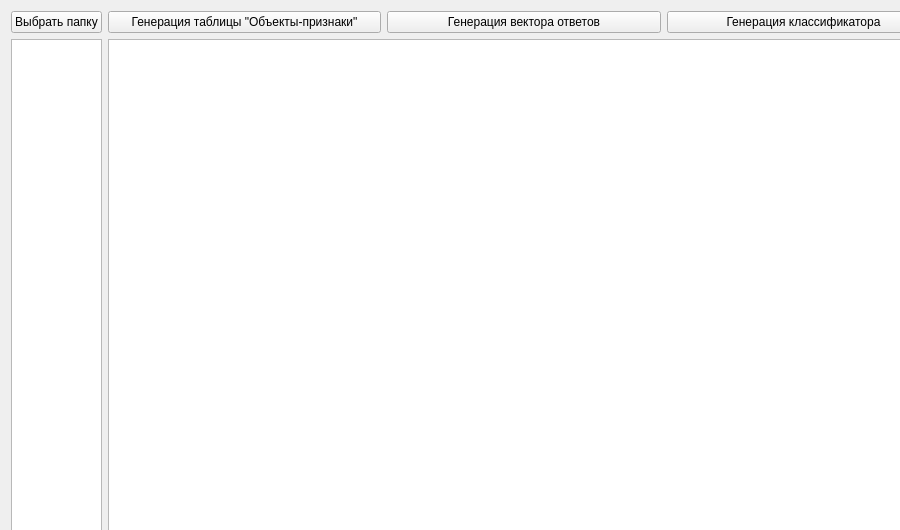
<?xml version="1.0" encoding="UTF-8"?>
<ui version="4.0">
 <class>Widget</class>
 <widget class="QWidget" name="Widget">
  <property name="geometry">
   <rect>
    <x>0</x>
    <y>0</y>
    <width>900</width>
    <height>530</height>
   </rect>
  </property>
  <property name="windowTitle">
   <string>Widget</string>
  </property>
  <widget class="QWidget" name="gridLayoutWidget">
   <property name="geometry">
    <rect>
     <x>0</x>
     <y>0</y>
     <width>951</width>
     <height>631</height>
    </rect>
   </property>
   <layout class="QGridLayout" name="GL_form">
    <item row="0" column="0">
     <widget class="QPushButton" name="PB_Open">
      <property name="text">
       <string>Выбрать папку</string>
      </property>
     </widget>
    </item>
    <item row="1" column="0">
     <widget class="QListWidget" name="LW_images">
      <property name="sizePolicy">
       <sizepolicy hsizetype="Ignored" vsizetype="Expanding">
        <horstretch>0</horstretch>
        <verstretch>0</verstretch>
       </sizepolicy>
      </property>
     </widget>
    </item>
    <item row="1" column="3">
     <widget class="ImageView" name="GV_main">
      <property name="sizePolicy">
       <sizepolicy hsizetype="MinimumExpanding" vsizetype="Expanding">
        <horstretch>0</horstretch>
        <verstretch>0</verstretch>
       </sizepolicy>
      </property>
      <property name="dragMode">
       <enum>QGraphicsView::ScrollHandDrag</enum>
      </property>
      <property name="resizeAnchor">
       <enum>QGraphicsView::AnchorViewCenter</enum>
      </property>
     </widget>
    </item>
    <item row="0" column="3">
     <layout class="QHBoxLayout" name="horizontalLayout_2">
      <item>
       <widget class="QPushButton" name="PB_table">
        <property name="text">
         <string>Генерация таблицы &quot;Объекты-признаки&quot;</string>
        </property>
       </widget>
      </item>
      <item>
       <widget class="QPushButton" name="PB_answers">
        <property name="text">
         <string>Генерация вектора ответов</string>
        </property>
       </widget>
      </item>
      <item>
       <widget class="QPushButton" name="PB_classifier">
        <property name="text">
         <string>Генерация классификатора</string>
        </property>
       </widget>
      </item>
     </layout>
    </item>
    <item row="2" column="3">
     <widget class="QProgressBar" name="progressBar">
      <property name="value">
       <number>0</number>
      </property>
     </widget>
    </item>
    <item row="2" column="0">
     <widget class="QLabel" name="label">
      <property name="text">
       <string/>
      </property>
     </widget>
    </item>
   </layout>
  </widget>
 </widget>
 <layoutdefault spacing="6" margin="11"/>
 <customwidgets>
  <customwidget>
   <class>ImageView</class>
   <extends>QGraphicsView</extends>
   <header>semion/imageview.h</header>
  </customwidget>
 </customwidgets>
 <resources/>
 <connections/>
</ui>
